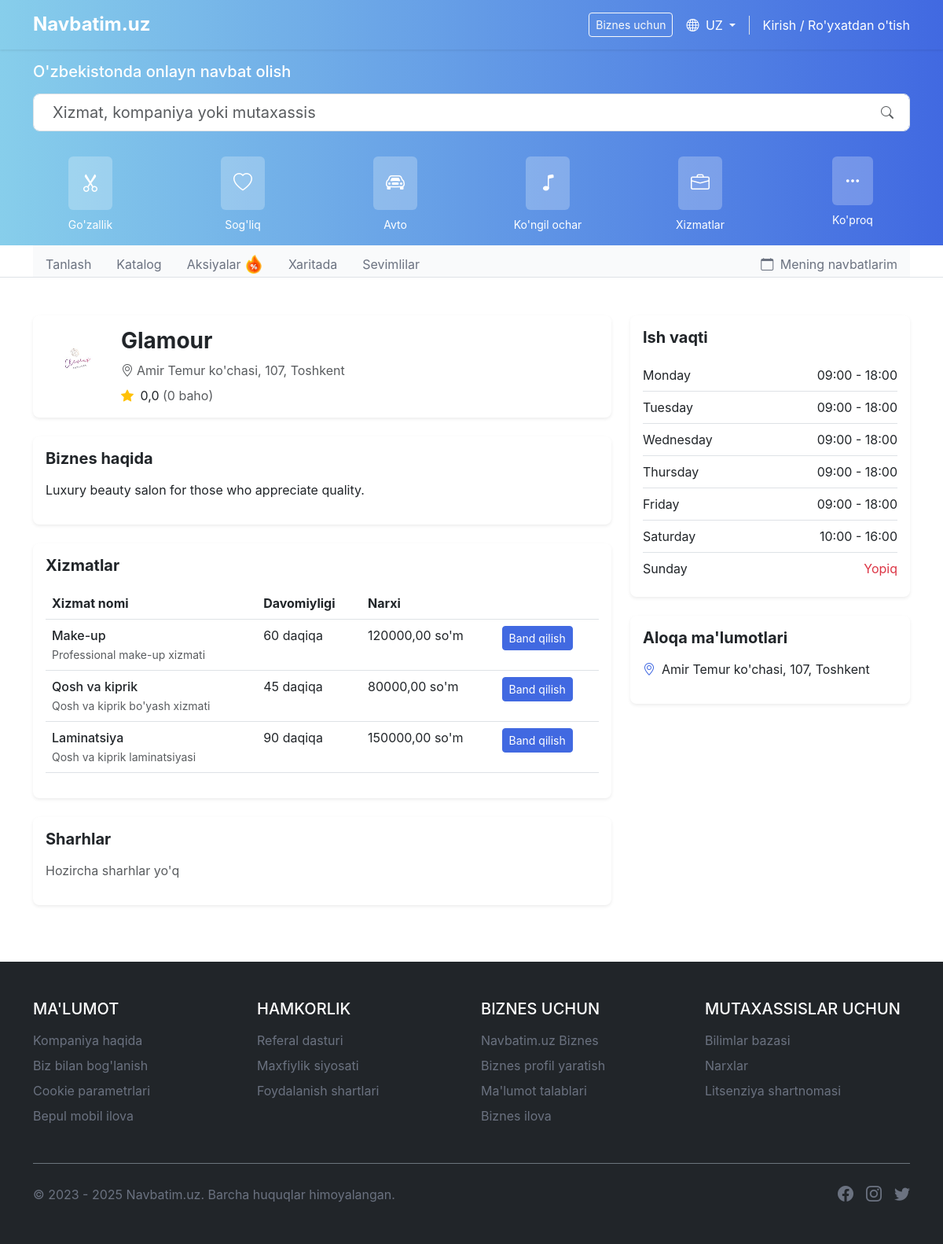
/services/business/4/, run on the app's committed database.
### services/models.py (models this page shows, shortened)
class Category(models.Model):
    name = models.CharField(max_length=100)
    slug = models.SlugField(unique=True)
    icon = models.CharField(max_length=50, help_text="Icon name from the icon set")
    icon_color = models.CharField(max_length=50, default="bg-emerald-100 text-emerald-500")
    order = models.PositiveIntegerField(default=0)
    class Meta:
        verbose_name_plural = "Categories"
        ordering = ['order']

class Service(models.Model):
    business = models.ForeignKey(BusinessProfile, on_delete=models.CASCADE, related_name='services')
    category = models.ForeignKey(Category, on_delete=models.CASCADE, related_name='services')
    name = models.CharField(max_length=100)
    description = models.TextField(blank=True)
    image = models.ImageField(upload_to='services/', blank=True, null=True)
    price = models.DecimalField(max_digits=10, decimal_places=2)
    duration = models.PositiveIntegerField(help_text="Duration in minutes")
    has_discount = models.BooleanField(default=False)
    is_active = models.BooleanField(default=True)
    created_at = models.DateTimeField(auto_now_add=True)
    updated_at = models.DateTimeField(auto_now=True)

class BusinessHours(models.Model):
    DAYS_OF_WEEK = (
        (0, 'Monday'),
        (1, 'Tuesday'),
        (2, 'Wednesday'),
        (3, 'Thursday'),
        (4, 'Friday'),
        (5, 'Saturday'),
        (6, 'Sunday'),
    )
    business = models.ForeignKey(BusinessProfile, on_delete=models.CASCADE, related_name='business_hours')
    day = models.IntegerField(choices=DAYS_OF_WEEK)
    opening_time = models.TimeField()
    closing_time = models.TimeField()
    is_closed = models.BooleanField(default=False)
    class Meta:
        verbose_name_plural = "Business Hours"
        ordering = ['day']
        unique_together = ['business', 'day']

### users/models.py (models this page shows, shortened)
class BusinessProfile(models.Model):
    user = models.OneToOneField(CustomUser, on_delete=models.CASCADE, related_name='business_profile')
    business_name = models.CharField(max_length=100)
    description = models.TextField(blank=True)
    address = models.CharField(max_length=255)
    city = models.CharField(max_length=100)
    phone_number = models.CharField(max_length=20, blank=True)
    website = models.URLField(blank=True, null=True)
    logo = models.ImageField(upload_to='business_logos/', blank=True, null=True)
    cover_image = models.ImageField(upload_to='business_covers/', blank=True, null=True)
    latitude = models.FloatField(null=True, blank=True)
    longitude = models.FloatField(null=True, blank=True)
    is_premium = models.BooleanField(default=False)
    is_verified = models.BooleanField(default=False)
    created_at = models.DateTimeField(auto_now_add=True)
    updated_at = models.DateTimeField(auto_now=True)

### services/views.py (the view)
# urls.py: path('business/<int:pk>/', views.business_detail, name='business_detail'),
def business_detail(request, pk):
    business = get_object_or_404(BusinessProfile, pk=pk)
    services = Service.objects.filter(business=business)
    reviews = Review.objects.filter(service__business=business).order_by('-created_at')
    business_hours = BusinessHours.objects.filter(business=business).order_by('day')
    hours_by_day = {}
    for hours in business_hours:
        hours_by_day[hours.day] = hours
    avg_rating = reviews.aggregate(Avg('rating'))['rating__avg'] or 0
    is_favorite = False
    if request.user.is_authenticated:
        is_favorite = business in request.user.favorites.all()
    context = {
        'business': business,
        'services': services,
        'reviews': reviews,
        'avg_rating': avg_rating,
        'is_favorite': is_favorite,
        'business_hours': business_hours,
        'hours_by_day': hours_by_day,
        'days_of_week': BusinessHours.DAYS_OF_WEEK,
    }
    return render(request, 'services/business_detail.html', context)

### templates/services/business_detail.html (shortened to what this page needs)
{% extends 'base.html' %}
{% load static %}
{% load custom_filters %}
{% load crispy_forms_tags %}
{% block content %}
<div class="container py-5">
    <div class="row">
        <div class="col-lg-8">
            <div class="card border-0 shadow-sm mb-4">
                <div class="card-body">
                    <div class="d-flex">
                        <div class="me-3">
                            {% if business.logo %}
                                <img src="{{ business.logo.url }}" alt="{{ business.business_name }}" class="rounded" width="80" height="80">
                            {% else %}
                                <div class="rounded bg-light d-flex align-items-center justify-content-center" style="width: 80px; height: 80px;">
                                    <i class="bi bi-building fs-2 text-muted"></i>
                                </div>
                            {% endif %}
                        </div>
                        <div>
                            <div class="d-flex align-items-center mb-2">
                                <h1 class="h3 fw-bold mb-0 me-2">{{ business.business_name }}</h1>
                            </div>
                            <div class="d-flex align-items-center text-muted mb-2">
                                <i class="bi bi-geo-alt me-1"></i>
                                <span>{{ business.address }}, {{ business.city }}</span>
                            </div>
                            <div class="d-flex align-items-center">
                                <div class="me-3">
                                    <i class="bi bi-star-fill text-warning me-1"></i>
                                    <span>{{ avg_rating|floatformat:1 }}</span>
                                    <span class="text-muted">({{ reviews.count }} baho)</span>
                                </div>
                            </div>
                        </div>
                    </div>
                </div>
            </div>
            {% if business.description %}
            <div class="card border-0 shadow-sm mb-4">
                <div class="card-body">
                    <h2 class="h5 fw-bold mb-3">Biznes haqida</h2>
                    <p>{{ business.description }}</p>
                </div>
            </div>
            {% endif %}
            <div class="card border-0 shadow-sm mb-4">
                <div class="card-body">
                    <h2 class="h5 fw-bold mb-3">Xizmatlar</h2>
                    {% if services %}
                        <div class="table-responsive">
                            <table class="table">
                                <thead>
                                    <tr>
                                        <th>Xizmat nomi</th>
                                        <th>Davomiyligi</th>
                                        <th>Narxi</th>
                                        <th></th>
                                    </tr>
                                </thead>
                                <tbody>
                                    {% for service in services %}
                                    <tr>
                                        <td>
                                            <div class="fw-medium">{{ service.name }}</div>
                                            {% if service.description %}
                                                <small class="text-muted">{{ service.description }}</small>
                                            {% endif %}
                                        </td>
                                        <td>{{ service.duration }} daqiqa</td>
                                        <td>{{ service.price }} so'm</td>
                                        <td>
                                            <a href="/appointments/book/{{ service.id }}" class="btn btn-primary btn-sm">Band qilish</a>
                                        </td>
                                    </tr>
                                    {% endfor %}
                                </tbody>
                            </table>
                        </div>
                    {% else %}
                        <p class="text-muted">Hozircha xizmatlar yo'q</p>
                    {% endif %}
                </div>
            </div>
            <div class="card border-0 shadow-sm mb-4">
                <div class="card-body">
                    <h2 class="h5 fw-bold mb-3">Sharhlar</h2>
                    {% if reviews %}
                        <div class="d-flex flex-column gap-3">
                            {% for review in reviews %}
                            <div class="border-bottom pb-3 {% if forloop.last %}border-0 pb-0{% endif %}">
                                <div class="d-flex justify-content-between align-items-center mb-2">
                                    <div>
                                        <span class="fw-medium">{{ review.user.get_full_name|default:review.user.username }}</span>
                                        <span class="text-muted ms-2">{{ review.created_at|date:"d.m.Y" }}</span>
                                    </div>
                                    <div>
                                        {% for i in "12345" %}
                                            {% if forloop.counter <= review.rating %}
                                                <i class="bi bi-star-fill text-warning"></i>
                                            {% else %}
                                                <i class="bi bi-star text-warning"></i>
                                            {% endif %}
                                        {% endfor %}
                                    </div>
                                </div>
                                <p class="mb-0">{{ review.comment }}</p>
                            </div>
                            {% endfor %}
                        </div>
                    {% else %}
                        <p class="text-muted">Hozircha sharhlar yo'q</p>
                    {% endif %}
                </div>
            </div>
        </div>
        <div class="col-lg-4">
            <div class="card border-0 shadow-sm mb-4">
                <div class="card-body">
                    <h2 class="h5 fw-bold mb-3">Ish vaqti</h2>
                    <ul class="list-group list-group-flush">
                        {% for day_num, day_name in days_of_week %}
                            <li class="list-group-item px-0">
                                <div class="d-flex justify-content-between">
                                    <span>{{ day_name }}</span>
                                    {% if day_num in hours_by_day %}
                                        {% with day_hours=hours_by_day|get_item:day_num %}
                                            {% if day_hours.is_closed %}
                                                <span class="text-danger">Yopiq</span>
                                            {% else %}
                                                <span>{{ day_hours.opening_time|time:"H:i" }} - {{ day_hours.closing_time|time:"H:i" }}</span>
                                            {% endif %}
                                        {% endwith %}
                                    {% else %}
                                        <span class="text-muted">Ma'lumot yo'q</span>
                                    {% endif %}
                                </div>
                            </li>
                        {% endfor %}
                    </ul>
                </div>
            </div>
            <div class="card border-0 shadow-sm mb-4">
                <div class="card-body">
                    <h2 class="h5 fw-bold mb-3">Aloqa ma'lumotlari</h2>
                    <ul class="list-unstyled">
                        {% if business.address %}
                        <li>
                            <div class="d-flex">
                                <i class="bi bi-geo-alt me-2 text-primary"></i>
                                <span>{{ business.address }}, {{ business.city }}</span>
                            </div>
                        </li>
                        {% endif %}
                    </ul>
                </div>
            </div>
        </div>
    </div>
</div>
{% endblock %}

### templates/includes/navbar.html (shortened to what this page needs)
{% load static %}
<div>
    <div class="bg-gradient-primary text-white">
        <div class="container">
            <div class="py-3">
                <h2 class="h5 mb-3">O'zbekistonda onlayn navbat olish</h2>
                <form action="/services/" method="get" class="position-relative">
                    <input type="text" name="q" class="form-control form-control-lg ps-4" placeholder="Xizmat, kompaniya yoki mutaxassis" aria-label="Search">
                    <button type="submit" class="btn bg-white position-absolute top-50 end-0 translate-middle-y me-2">
                        <i class="bi bi-search text-muted"></i>
                    </button>
                </form>
            </div>
            <div class="py-3">
                <div class="row row-cols-3 row-cols-sm-4 row-cols-md-6 g-5">
                    {% for category in global_categories %}
                    <div class="col">
                        <a href="/services/category/{{category.slug}}" class="text-decoration-none">
                            <div class="d-flex flex-column align-items-center">
                                <div class="rounded p-3 mb-2 bg-light bg-opacity-25 text-white ">
                                    <i class="bi bi-{{ category.icon }} fs-4"></i>
                                </div>
                                <span class="text-white small text-center">{{ category.name }}</span>
                            </div>
                        </a>
                    </div>
                    {% endfor %}
                    <div class="col">
                        <a href="/services/" class="text-decoration-none">
                            <div class="d-flex flex-column align-items-center">
                                <div class="rounded p-3 mb-2 bg-light bg-opacity-25 text-white">
                                    <i class="bi bi-three-dots fs-5"></i>
                                </div>
                                <span class="text-white small text-center">Ko'proq</span>
                            </div>
                        </a>
                    </div>
                </div>
            </div>
        </div>
    </div>
    <div class="bg-white border-bottom">
        <div class="container">
            <ul class="nav nav-tabs border-0">
                <li class="nav-item">
                    <a class="nav-link {% if request.path == '/' %}active{% endif %}" href="{% url 'home' %}">Tanlash</a>
                </li>
                <li class="nav-item">
                    <a class="nav-link {% if request.path == '/services/' %}active{% endif %}" href="/services/">Katalog</a>
                </li>
                <li class="nav-item">
                    <a class="nav-link {% if request.path == '/services/deals/' %}active{% endif %}" href="/services/deals/">
                        Aksiyalar
                        <img src="{% static 'img/hot-sale.png' %}" alt="Hot Sale" style="height: 1.5em; vertical-align: top;">
                    </a>
                </li>
                <li class="nav-item">
                    <a class="nav-link {% if request.path == '/services/map/' %}active{% endif %}" href="/services/map/">Xaritada</a>
                </li>
                <li class="nav-item">
                    <a class="nav-link {% if request.path == '/users/favorites/' %}active{% endif %}" href="{% url 'favorites' %}">Sevimlilar</a>
                </li>
                <li class="nav-item ms-auto">
                    <a class="nav-link {% if request.path == '/appointments/' %}active{% endif %}" href="{% url 'appointment_list' %}">
                        <i class="bi bi-calendar me-1"></i> Mening navbatlarim
                    </a>
                </li>
            </ul>
        </div>
    </div>
</div>

### data on the page
Category: name "Go'zallik"
Category: name "Sog'liq"
Category: name "Avto"
Category: name "Ko'ngil ochar"
Category: name "Xizmatlar"
BusinessProfile: logo (picture), business_name "Glamour", address "Amir Temur ko'chasi, 107", city "Toshkent", description "Luxury beauty salon for those who appreciate quality."
Service: name "Make-up", description "Professional make-up xizmati", duration "60", price "120000,00"
Service: name "Qosh va kiprik", description "Qosh va kiprik bo'yash xizmati", duration "45", price "80000,00"
Service: name "Laminatsiya", description "Qosh va kiprik laminatsiyasi", duration "90", price "150000,00"
BusinessHours: opening_time "09:00", closing_time "18:00"
BusinessHours: opening_time "09:00", closing_time "18:00"
BusinessHours: opening_time "09:00", closing_time "18:00"
BusinessHours: opening_time "09:00", closing_time "18:00"
BusinessHours: opening_time "09:00", closing_time "18:00"
BusinessHours: opening_time "10:00", closing_time "16:00"

### other printed values
{{ avg_rating|floatformat:1 }} "0,0"
{{ reviews.count }} "0"
{{ day_name }} "Monday" "Tuesday" "Wednesday" "Thursday" "Friday" "Saturday" "Sunday"
